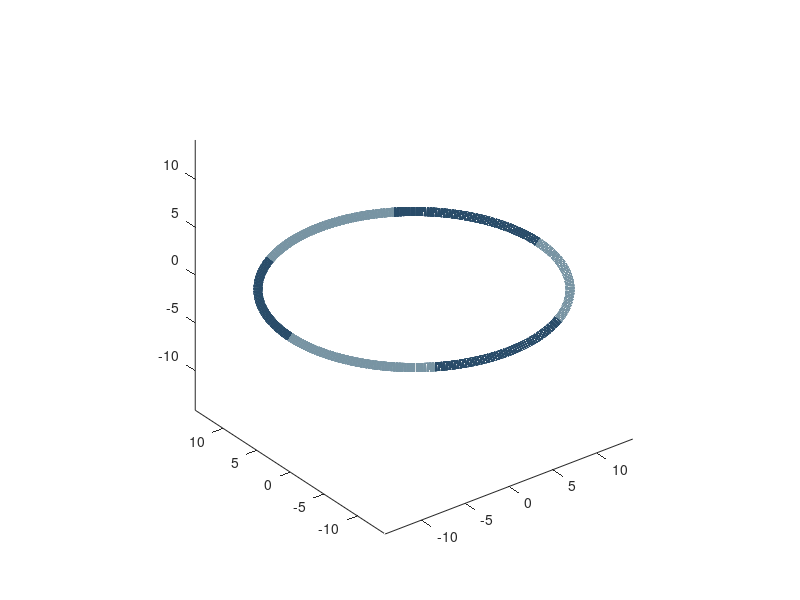

Recreate this plot in MATLAB. (Note: this script raises an error after producing the figure.)
% 参数
D = 87*0.34*3/pi; %直径 87*0.34*3/2/pi  约14.12*2
d = 6.32; %线径,得下面手动修改
dtheta = 60; %每一段对应的角度（此处修改为60）
turning = 60; %每一段的旋转角度
N = 50; %段数
% Color = {[1,0.76,0.5],[0.34,0.63,0.98]}   %nature 橙蓝
 Color = {[0.47, 0.58, 0.64],[0.16, 0.30, 0.41]}      %蓝   
% Color = {[0.70, 0.80, 0.59],[0.42, 0.49, 0.33]}      %绿   
%Color = {[0.86, 0.85, 0.87],[0.53, 0.52, 0.54]}      %灰   

% 变量初始化
a0 = [0, 0, 0];
ax0 = plot3(a0(1), a0(2), a0(3));
axis equal
hold on;

theta = zeros(N, dtheta); %角度变量
x = zeros(N, dtheta); %x坐标
y = zeros(N, dtheta); %y坐标
z = zeros(N, dtheta); %z坐标
a = zeros(N, 3); %旋转轴方向
axHandle = cell(1, N); %旋转轴的指针
lnHandle = cell(1, N); %线段的指针

% 先把每一段线段画出来，不旋转
for i = 1:N
    theta(i, :) = linspace((i-1)*dtheta/180*pi, i*dtheta/180*pi, dtheta);
    x(i, :) = D/2*cos(theta(i, :));
    y(i, :) = D/2*sin(theta(i, :));
    a(i, :) = [cos(i*dtheta/180*pi+pi/2), sin(i*dtheta/180*pi+pi/2), 0];
    lnHandle{i} = plot3(x(i, :), y(i, :), z(i, :), '-','Color',Color{mod(i,2)+1},'linewidth',6.32);
    axHandle{i} = plot3(a(i, 1), a(i, 2), a(i, 3), 'Marker', 'none','linewidth',6.32);
end

% 依次旋转每一段线段，第一段转一次，第二段转两次，依此类推
for j = 2:N
    rotationAxis = [axHandle{j-1}.XData-ax0.XData, axHandle{j-1}.YData-ax0.YData, axHandle{j-1}.ZData-ax0.ZData];
    rotationPoint = [lnHandle{j-1}.XData(end), lnHandle{j-1}.YData(end), lnHandle{j-1}.ZData(end)];
    rotate(ax0, rotationAxis, turning, rotationPoint);
    for k = j:N
        rotate([lnHandle{k}, axHandle{k}], rotationAxis, turning, rotationPoint);
    end
end

% 保存旋转后的线段坐标
for k = 1:N
    x(k, :) = lnHandle{k}.XData;
    y(k, :) = lnHandle{k}.YData;
    z(k, :) = lnHandle{k}.ZData;
end
thetaData = reshape(theta', 1, []);
xData = reshape(x', 1, []);
yData = reshape(y', 1, []);
zData = reshape(z', 1, []);

% 将线段转为垂直于x-y平面
for k = 1:N
    rotate(lnHandle{k}, cross([0 0 1], [-3.853 6.674 6.674]), -acos(dot([0 0 1], [-3.853 6.674 6.674])/(norm([-3.853 6.674 6.674])))/pi*180, [0 0 0]);
end

% %将线段平移
for k=1:N
    lnHandle{k}.XData = lnHandle{k}.XData-6.064;
    lnHandle{k}.YData = lnHandle{k}.YData-3.496;
    lnHandle{k}.ZData = lnHandle{k}.ZData+5.34;
end
